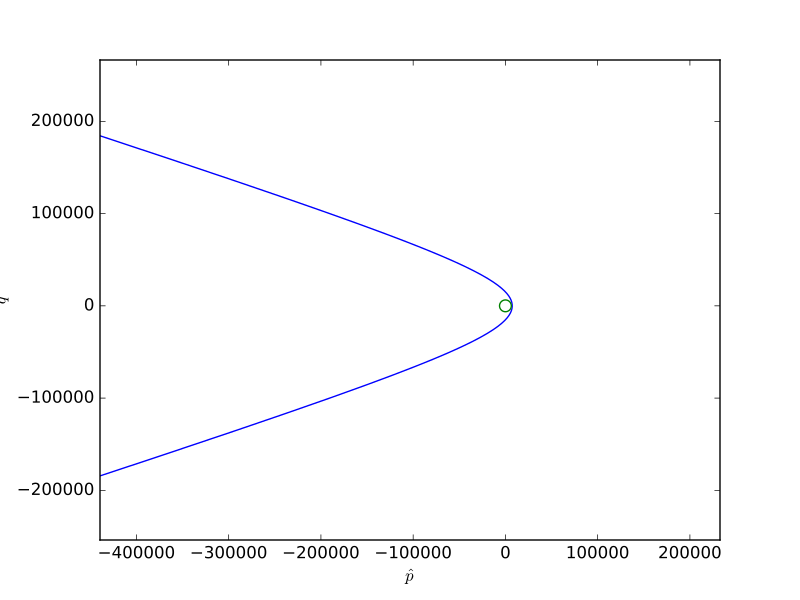

Reproduce this figure in Python.
"""Script to solve Problem 2 HW 4 2017
"""

import numpy as np
from astro import constants, kepler
import matplotlib.pyplot as plt

re = constants.earth.radius
mu_e = constants.earth.mu

r_p = 1000 + re
ecc = 1.05
nu = np.deg2rad(90)
nu_1 = np.deg2rad(90)
nu_2 = np.deg2rad(150)

a, p = kepler.hyp_per2sma(r_p, ecc)
# compute orbit properties
print("Properties at nu=90")
kepler.orbit_el(p, ecc, 0, 0, 0, nu, mu_e, True)

# plot the orbit
state_eci, state_pqw, state_lvlh, state_sat_eci, state_sat_pqw, state_sat_lvlh = kepler.conic_orbit(p, ecc, 0, 0, 0, -np.deg2rad(135), np.deg2rad(135))

# orbit properties at second nu
print("Properties at nu=150")
kepler.orbit_el(p, ecc, 0, 0, 0, np.deg2rad(150), mu_e, True)

# time of flight
tof = kepler.tof_nu(p, ecc, nu_1, nu_2, mu_e)
print('Time of flight from 90 to 150 deg: {} sec = {} hrs'.format(tof, tof /  3600))

fig, ax =  plt.subplots()
ax.plot(state_pqw[:, 0], state_pqw[:, 1])
ax.plot(re*np.cos(np.linspace(0, 2*np.pi)), re*np.sin(np.linspace(0, 2*np.pi)))
ax.set_xlabel(r'$\hat p$')
ax.set_ylabel(r'$\hat q$')
plt.axis('equal')
plt.show()
